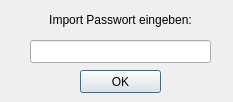
<?xml version="1.0" encoding="UTF-8"?>
<ui version="4.0">
 <class>DialogEnterImportPassword</class>
 <widget class="QDialog" name="DialogEnterImportPassword">
  <property name="geometry">
   <rect>
    <x>0</x>
    <y>0</y>
    <width>233</width>
    <height>102</height>
   </rect>
  </property>
  <property name="windowTitle">
   <string>Passwort eingeben</string>
  </property>
  <property name="layoutDirection">
   <enum>Qt::RightToLeft</enum>
  </property>
  <widget class="QLineEdit" name="lineEdit_entered_password">
   <property name="geometry">
    <rect>
     <x>30</x>
     <y>40</y>
     <width>181</width>
     <height>23</height>
    </rect>
   </property>
   <property name="layoutDirection">
    <enum>Qt::LeftToRight</enum>
   </property>
   <property name="echoMode">
    <enum>QLineEdit::Normal</enum>
   </property>
  </widget>
  <widget class="QLabel" name="label">
   <property name="geometry">
    <rect>
     <x>30</x>
     <y>10</y>
     <width>181</width>
     <height>20</height>
    </rect>
   </property>
   <property name="layoutDirection">
    <enum>Qt::LeftToRight</enum>
   </property>
   <property name="lineWidth">
    <number>-1</number>
   </property>
   <property name="text">
    <string>Import Passwort eingeben:</string>
   </property>
   <property name="alignment">
    <set>Qt::AlignCenter</set>
   </property>
  </widget>
  <widget class="QPushButton" name="pushButton_OK">
   <property name="geometry">
    <rect>
     <x>80</x>
     <y>70</y>
     <width>81</width>
     <height>23</height>
    </rect>
   </property>
   <property name="layoutDirection">
    <enum>Qt::LeftToRight</enum>
   </property>
   <property name="text">
    <string>OK</string>
   </property>
  </widget>
 </widget>
 <resources/>
 <connections/>
</ui>
